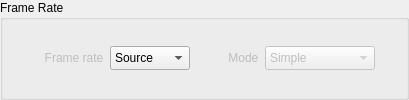
                        <widget class="QGroupBox" name="groupBoxSettings_2">
                         <property name="minimumSize">
                          <size>
                           <width>0</width>
                           <height>0</height>
                          </size>
                         </property>
                         <property name="title">
                          <string>Frame Rate</string>
                         </property>
                         <layout class="QGridLayout" name="gridLayout_38">
                          <property name="topMargin">
                           <number>20</number>
                          </property>
                          <property name="bottomMargin">
                           <number>20</number>
                          </property>
                          <item row="0" column="0">
                           <layout class="QGridLayout" name="gridLayout_37">
                            <property name="topMargin">
                             <number>0</number>
                            </property>
                            <property name="horizontalSpacing">
                             <number>0</number>
                            </property>
                            <property name="verticalSpacing">
                             <number>3</number>
                            </property>
                            <item row="0" column="5">
                             <widget class="QComboBox" name="comboBoxBlending">
                              <property name="enabled">
                               <bool>false</bool>
                              </property>
                              <property name="minimumSize">
                               <size>
                                <width>110</width>
                                <height>0</height>
                               </size>
                              </property>
                              <property name="maximumSize">
                               <size>
                                <width>110</width>
                                <height>25</height>
                               </size>
                              </property>
                              <item>
                               <property name="text">
                                <string>Simple</string>
                               </property>
                              </item>
                              <item>
                               <property name="text">
                                <string>Interpolated</string>
                               </property>
                              </item>
                              <item>
                               <property name="text">
                                <string>MCI</string>
                               </property>
                              </item>
                              <item>
                               <property name="text">
                                <string>Blend</string>
                               </property>
                              </item>
                             </widget>
                            </item>
                            <item row="0" column="0">
                             <spacer name="horizontalSpacer_20">
                              <property name="orientation">
                               <enum>Qt::Horizontal</enum>
                              </property>
                              <property name="sizeHint" stdset="0">
                               <size>
                                <width>20</width>
                                <height>20</height>
                               </size>
                              </property>
                             </spacer>
                            </item>
                            <item row="0" column="6">
                             <spacer name="horizontalSpacer_28">
                              <property name="orientation">
                               <enum>Qt::Horizontal</enum>
                              </property>
                              <property name="sizeHint" stdset="0">
                               <size>
                                <width>20</width>
                                <height>20</height>
                               </size>
                              </property>
                             </spacer>
                            </item>
                            <item row="0" column="2">
                             <widget class="QComboBox" name="comboBoxFrameRate">
                              <property name="sizePolicy">
                               <sizepolicy hsizetype="Preferred" vsizetype="Fixed">
                                <horstretch>0</horstretch>
                                <verstretch>0</verstretch>
                               </sizepolicy>
                              </property>
                              <property name="minimumSize">
                               <size>
                                <width>80</width>
                                <height>0</height>
                               </size>
                              </property>
                              <property name="maximumSize">
                               <size>
                                <width>80</width>
                                <height>25</height>
                               </size>
                              </property>
                              <property name="maxVisibleItems">
                               <number>20</number>
                              </property>
                              <property name="iconSize">
                               <size>
                                <width>12</width>
                                <height>12</height>
                               </size>
                              </property>
                              <item>
                               <property name="text">
                                <string>Source</string>
                               </property>
                              </item>
                              <item>
                               <property name="text">
                                <string>120</string>
                               </property>
                              </item>
                              <item>
                               <property name="text">
                                <string>60</string>
                               </property>
                              </item>
                              <item>
                               <property name="text">
                                <string>59.940</string>
                               </property>
                              </item>
                              <item>
                               <property name="text">
                                <string>50</string>
                               </property>
                              </item>
                              <item>
                               <property name="text">
                                <string>48</string>
                               </property>
                              </item>
                              <item>
                               <property name="text">
                                <string>30</string>
                               </property>
                              </item>
                              <item>
                               <property name="text">
                                <string>29.970</string>
                               </property>
                              </item>
                              <item>
                               <property name="text">
                                <string>25</string>
                               </property>
                              </item>
                              <item>
                               <property name="text">
                                <string>24</string>
                               </property>
                              </item>
                              <item>
                               <property name="text">
                                <string>23.976</string>
                               </property>
                              </item>
                              <item>
                               <property name="text">
                                <string>20</string>
                               </property>
                              </item>
                              <item>
                               <property name="text">
                                <string>18</string>
                               </property>
                              </item>
                              <item>
                               <property name="text">
                                <string>16</string>
                               </property>
                              </item>
                             </widget>
                            </item>
                            <item row="0" column="1">
                             <widget class="QLabel" name="label_6">
                              <property name="enabled">
                               <bool>false</bool>
                              </property>
                              <property name="minimumSize">
                               <size>
                                <width>73</width>
                                <height>0</height>
                               </size>
                              </property>
                              <property name="maximumSize">
                               <size>
                                <width>16777215</width>
                                <height>24</height>
                               </size>
                              </property>
                              <property name="text">
                               <string>   Frame rate  </string>
                              </property>
                              <property name="alignment">
                               <set>Qt::AlignRight|Qt::AlignTrailing|Qt::AlignVCenter</set>
                              </property>
                             </widget>
                            </item>
                            <item row="0" column="4" alignment="Qt::AlignRight">
                             <widget class="QLabel" name="label_2">
                              <property name="enabled">
                               <bool>false</bool>
                              </property>
                              <property name="minimumSize">
                               <size>
                                <width>50</width>
                                <height>0</height>
                               </size>
                              </property>
                              <property name="text">
                               <string>Mode  </string>
                              </property>
                              <property name="alignment">
                               <set>Qt::AlignRight|Qt::AlignTrailing|Qt::AlignVCenter</set>
                              </property>
                             </widget>
                            </item>
                            <item row="0" column="3">
                             <spacer name="horizontalSpacer_29">
                              <property name="orientation">
                               <enum>Qt::Horizontal</enum>
                              </property>
                              <property name="sizeType">
                               <enum>QSizePolicy::Fixed</enum>
                              </property>
                              <property name="sizeHint" stdset="0">
                               <size>
                                <width>25</width>
                                <height>20</height>
                               </size>
                              </property>
                             </spacer>
                            </item>
                           </layout>
                          </item>
                         </layout>
                        </widget>
